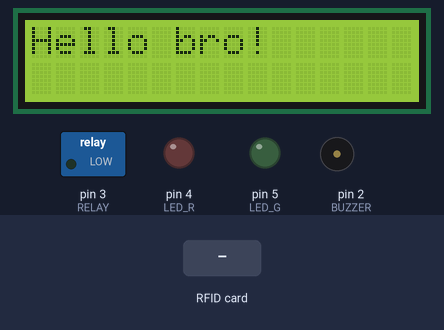
This sketch was run on a simulated Arduino Uno, built with avr-gcc and run on an emulated ATmega328P. On the bench: 16×2 character LCD, switched loads named in the sketch (green lamp = pin HIGH), output pins drawn as LEDs (lit = HIGH), buzzer (waves = sounding). The test bench sets the inputs (shaded band). Pins used as bus, display or sensor lines are not drawn; what the sketch prints to the serial monitor is not drawn.

Above: at 1.8 s.
1.9 s: RFID card 63 B3 E0 0C held to the reader
At 2.3 s:
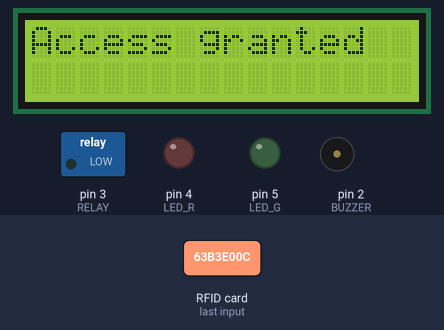
At 3.7 s:
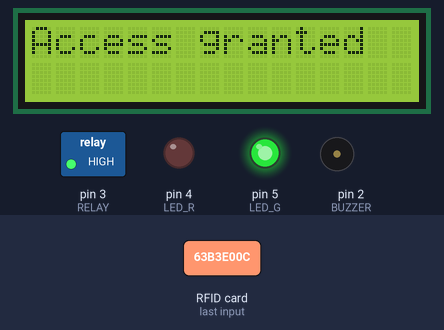
4.9 s: RFID card 5E 7A 19 C4 held to the reader
At 7.1 s:
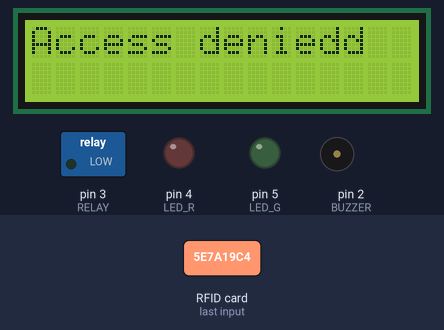
Timing chart, 0 to 8.6 s (numbered marks = the images above; inputs shaded):
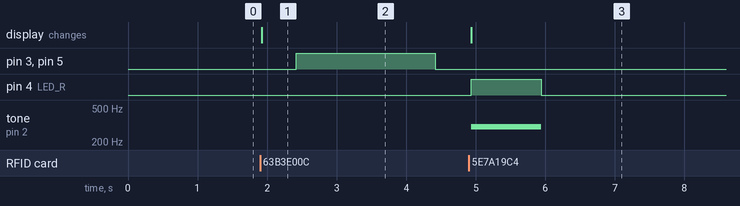

Measured:
- after the input at 1.9 s, pin 3 (RELAY), pin 5 (LED_G): LOW → HIGH after 0.52 s, → LOW 2.0 s later; the display: changes at once (image 1)
- after the input at 4.9 s, pin 4 (LED_R): LOW → HIGH at once, → LOW 1.0 s later; tone on pin 2 (BUZZER): silent → 300 Hz at once, → silent 1.0 s later; the display: changes at once (image 3)

The sketch:

doorlockv2.ino
```cpp
#include <SPI.h>
#include <MFRC522.h>
#include<Wire.h>
#include <LiquidCrystal_I2C.h>


LiquidCrystal_I2C lcd(0x27, 16, 2);
#define SS_PIN 10
#define RST_PIN 9
#define LED_G 5 //define green LED pin
#define LED_R 4 //define red LED
#define RELAY 3 //relay pin
#define BUZZER 2 //buzzer pin
#define ACCESS_DELAY 2000
#define DENIED_DELAY 1000
MFRC522 mfrc522(SS_PIN, RST_PIN);   // Create MFRC522 instance.

void unlock(){
    Serial.println("Authorized access");
    Serial.println();
    lcd.setCursor(0,0);
    lcd.print("Access granted");
    delay(500);
    digitalWrite(RELAY, HIGH);
    digitalWrite(LED_G, HIGH);
    delay(ACCESS_DELAY);
    digitalWrite(RELAY, LOW);
    digitalWrite(LED_G, LOW);
}
void lock(){
    Serial.println("Access denied");
    lcd.setCursor(0,0);
    lcd.print("Access denied");
    digitalWrite(LED_R, HIGH);
    tone(BUZZER, 300);
    delay(DENIED_DELAY);
    digitalWrite(LED_R, LOW);
    noTone(BUZZER);
}
void setup()
{
  Serial.begin(9600);   // Initiate a serial communication
  lcd.init();
  lcd.backlight();
  SPI.begin();          // Initiate  SPI bus
  mfrc522.PCD_Init();   // Initiate MFRC522
  pinMode(LED_G, OUTPUT);
  pinMode(LED_R, OUTPUT);
  pinMode(RELAY, OUTPUT);
  pinMode(BUZZER, OUTPUT);
  noTone(BUZZER);
  digitalWrite(RELAY, LOW);
  Serial.println("Put your card to the reader...");
  Serial.println();
  lcd.setCursor(0,0);
  lcd.print("Hello bro!");
  delay(500);


}
void loop()
{
  // Look for new cards
  if ( ! mfrc522.PICC_IsNewCardPresent())
  {
    return;
  }
  // Select one of the cards
  if ( ! mfrc522.PICC_ReadCardSerial())
  {
    return;
  }
  //Show UID on serial monitor
  Serial.print("UID tag :");
  String content= "";
  byte letter;
  for (byte i = 0; i < mfrc522.uid.size; i++)
  {
     Serial.print(mfrc522.uid.uidByte[i] < 0x10 ? " 0" : " ");
     Serial.print(mfrc522.uid.uidByte[i], HEX);
     content.concat(String(mfrc522.uid.uidByte[i] < 0x10 ? " 0" : " "));
     content.concat(String(mfrc522.uid.uidByte[i], HEX));
  }
  Serial.println();
  Serial.print("Message : ");
  content.toUpperCase();
  if (content.substring(1) == "63 B3 E0 0C") //change here the UID of the card/cards that you want to give access
  {
    unlock();
  }

 else   {
    lock();
  }

}
```
